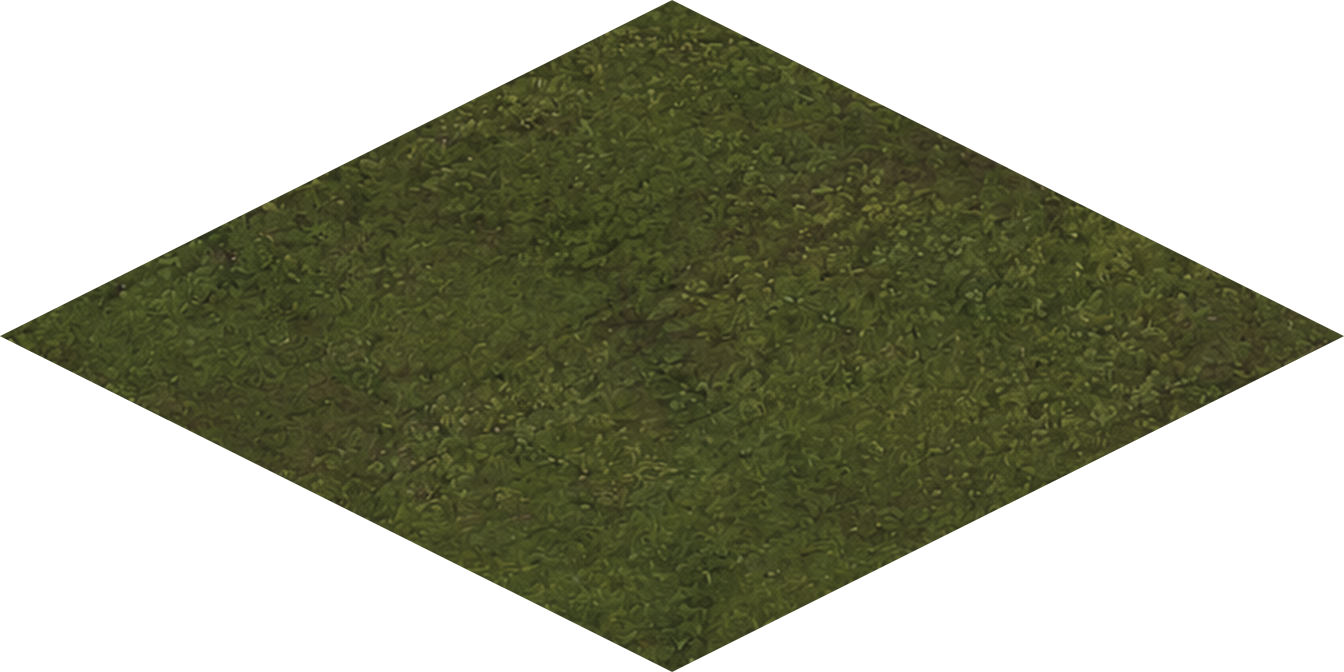
#> input picture assets/images/environment/isometric/isometric_city_grass.png, 2688 x 1344 px (shown at 1/2 size)
$ python -i prepare-round67-ground-assets.py   (imports and definitions only)
#> lines starting #> are read from the running program, lines starting #| are printed output that depends on the picture; after the words box and inside, x2 and y2 are one past the last pixel; in counts of white or black regions, pixels touching at a corner belong together
#!/usr/bin/env python3
"""Normaliza os pisos e a vegetação animada da revisão do Round 67."""

from __future__ import annotations

import argparse
import os
from pathlib import Path

from PIL import Image, ImageDraw, ImageEnhance


ROOT = Path(__file__).resolve().parent
ISO_DIR = ROOT / "assets/images/environment/isometric"


# [51 lines left out: functions save_atomic, diamond_mask, normalize_diamond, not called in this run]


def alpha_bbox(image: Image.Image, threshold: int = 8) -> tuple[int, int, int, int]:
    alpha = image.getchannel("A")
    mask = alpha.point(lambda value: 255 if value > threshold else 0)
    bbox = mask.getbbox()
    if bbox is None:
        raise ValueError("quadro sem pixels opacos")
    return bbox


def normalize_tufts(source: Path) -> Image.Image:
    sheet = Image.open(source).convert("RGBA")
#> sheet is the input picture: PIL image 2688x1344 RGBA; mean R, G, B, A 58.6, 66.9, 30.2, 127.5
    cell_width = sheet.width / 4
#> cell_width = 672
    output = Image.new("RGBA", (384, 96), (0, 0, 0, 0))
#> output: PIL image 384x96 RGBA; every value is 0
    for index in range(4):
        left = round(index * cell_width)
        right = round((index + 1) * cell_width)
        frame = sheet.crop((left, 0, right, sheet.height))
        crop = frame.crop(alpha_bbox(frame))
        crop = ImageEnhance.Color(crop).enhance(.72)
        crop = ImageEnhance.Brightness(crop).enhance(.76)
        crop = ImageEnhance.Contrast(crop).enhance(.94)
        scale = min(58 / crop.height, 88 / crop.width)
        width = max(1, round(crop.width * scale))
        height = max(1, round(crop.height * scale))
        crop = crop.resize((width, height), Image.Resampling.LANCZOS)
        alpha = crop.getchannel("A").point(lambda value: 0 if value < 8 else value)
        crop.putalpha(alpha)
        x = index * 96 + (96 - width) // 2
        y = 92 - height
        output.alpha_composite(crop, (x, y))
#> this loop made 4 passes
#> bbox in alpha_bbox on passes 1 to 4: (0, 336, 672, 1008), (0, 0, 672, 1344), (0, 0, 672, 1344), (0, 336, 672, 1009)
#> pass 1, in normalize_tufts, `frame = sheet.crop((left, 0, right, sheet.height))`:
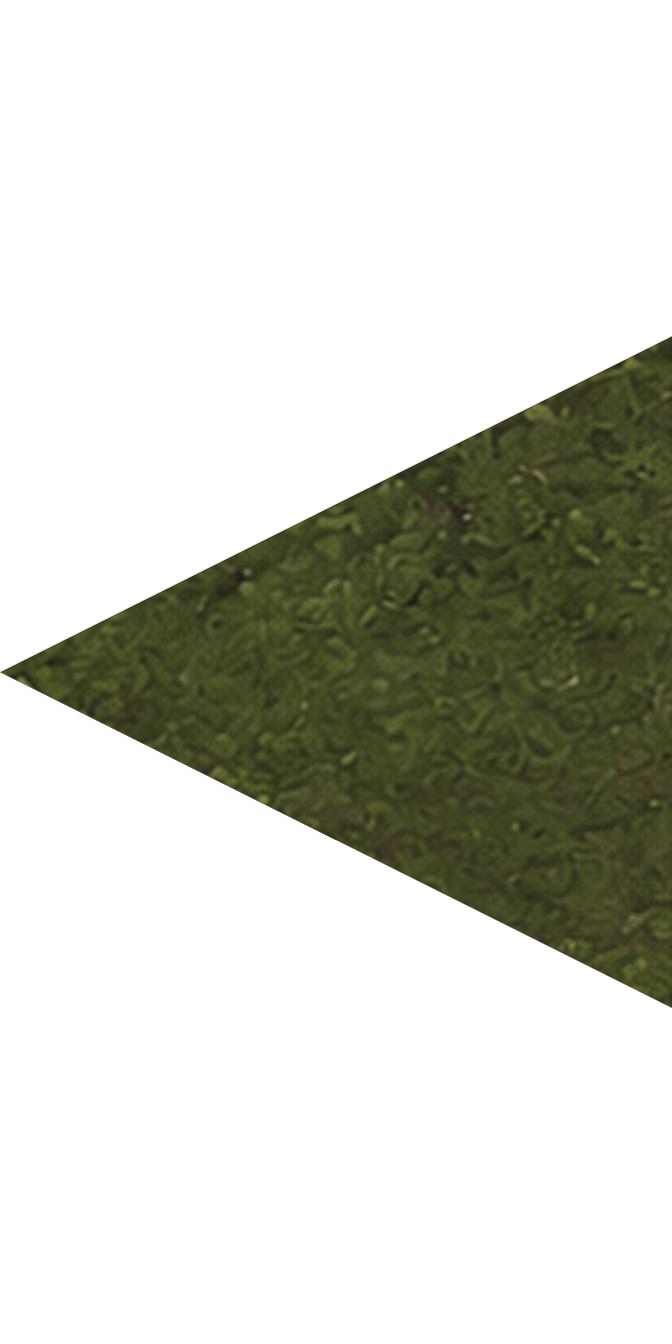
#> frame: PIL image 672x1344 RGBA; mean R, G, B, A 52.7, 63.5, 27, 63.7; transparent parts drawn white
#> pass 1, in alpha_bbox, `alpha = image.getchannel("A")`:
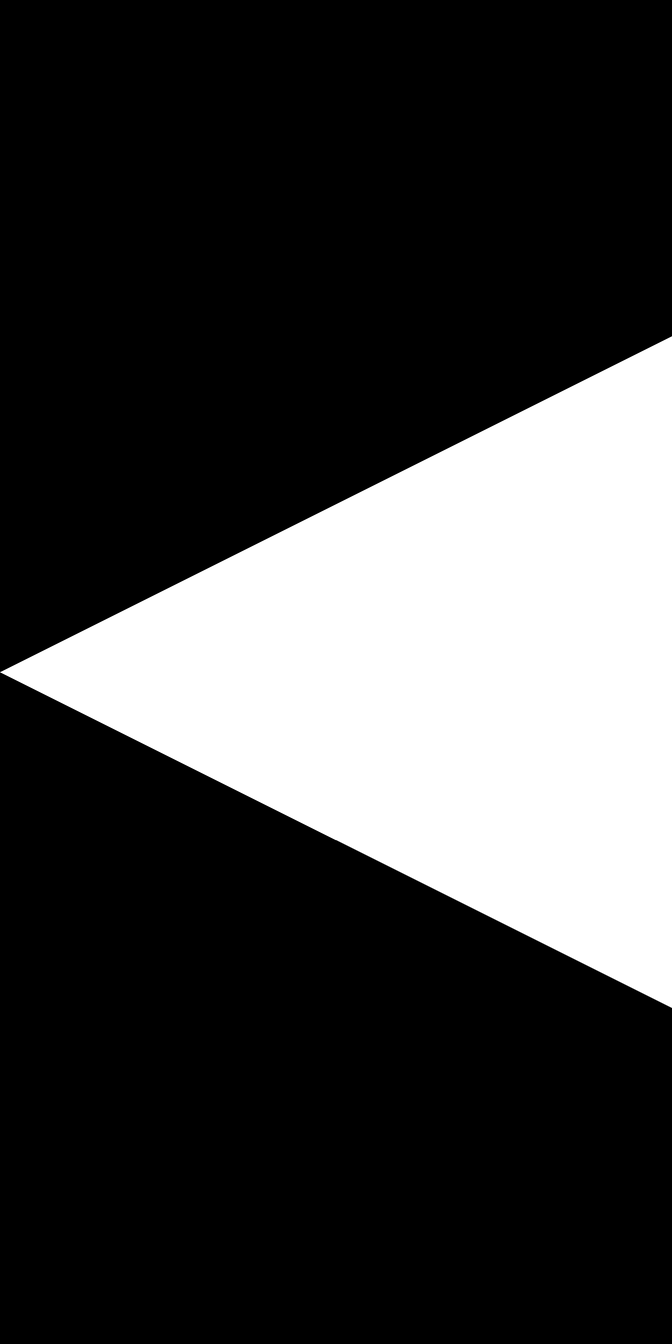
#> alpha: PIL image 672x1344 L; min 0, max 255, mean 63.7
#> pass 1, in normalize_tufts, `crop = frame.crop(alpha_bbox(frame))`:
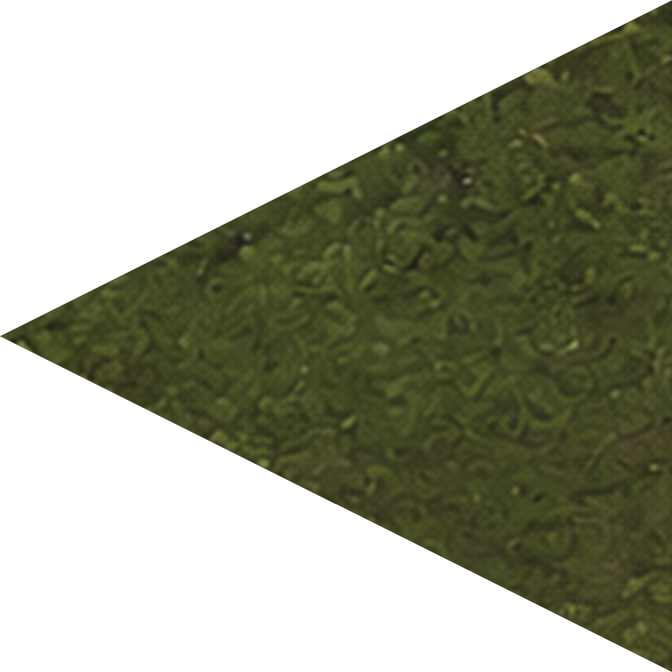
#> crop: PIL image 672x672 RGBA; mean R, G, B, A 57.3, 66, 29.9, 127.5; transparent parts drawn white
#> after the loop:
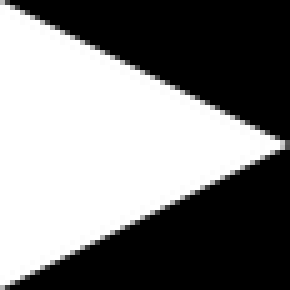
#> alpha: PIL image 58x58 L (shown 5 times larger); min 0, max 255, mean 127.3
#> after the loop:
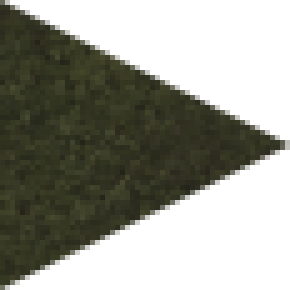
#> crop: PIL image 58x58 RGBA (shown 5 times larger); mean R, G, B, A 28, 28.9, 17.7, 127.3; transparent parts drawn white
#> after the loop:
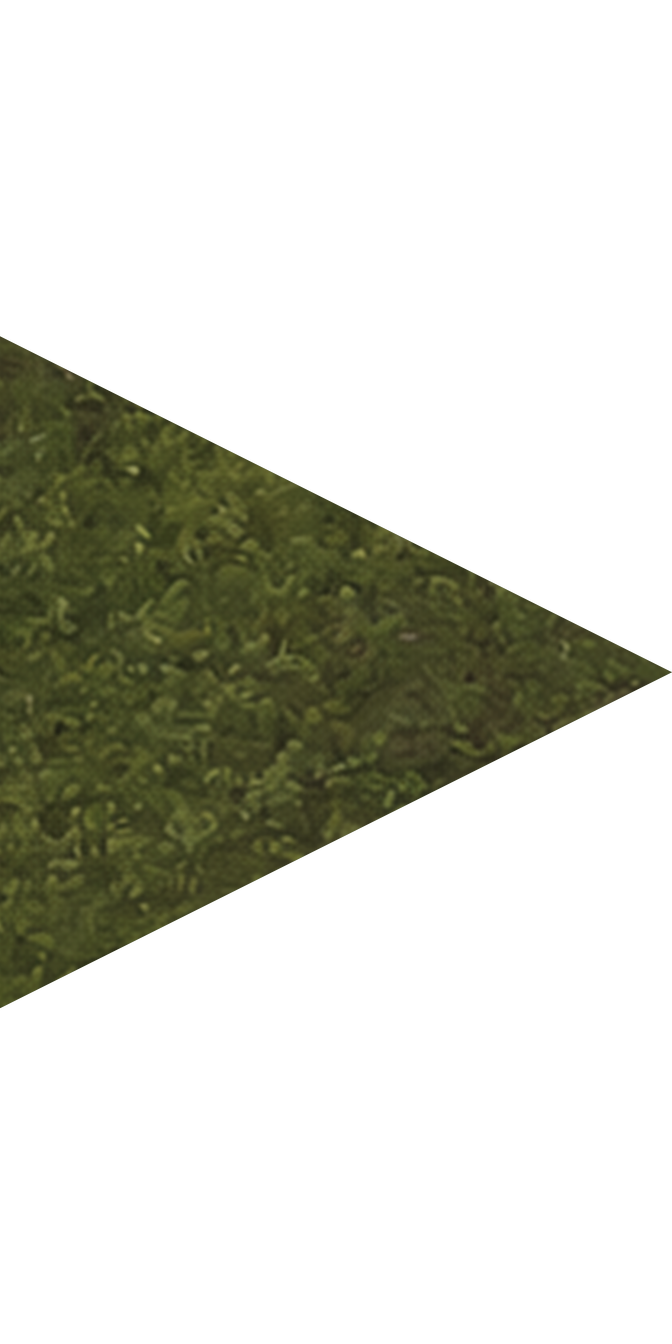
#> frame: PIL image 672x1344 RGBA; mean R, G, B, A 53.7, 64.1, 27.3, 63.7; transparent parts drawn white
#> after the loop:
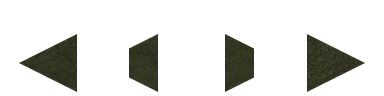
#> output: PIL image 384x96 RGBA; mean R, G, B, A 8.3, 8.6, 5.5, 40.7; transparent parts drawn white
    return output


# [48 lines left out: functions make_matching_patch, clean_light_background, make_gate_join, main, not called in this run]


# [2 lines not run here, left out]

>>> result = normalize_tufts('assets/images/environment/isometric/isometric_city_grass.png')

$ run again, on assets/images/environment/isometric/iso_pavement_tile_d.png
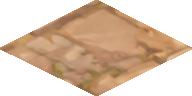
#> input picture assets/images/environment/isometric/iso_pavement_tile_d.png, 192 x 96 px
#> in normalize_tufts, sheet is the input picture: PIL image 192x96 RGBA; mean R, G, B, A 195.3, 149.9, 109.9, 131.6
#> the loop in normalize_tufts, `for index in range(4):` made 4 passes
#> bbox in alpha_bbox on passes 1 to 4: (0, 24, 48, 73), (0, 0, 48, 96), (0, 0, 48, 96), (0, 24, 48, 73)
#> pass 1, in alpha_bbox, `alpha = image.getchannel("A")`:
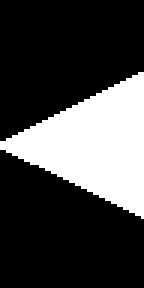
#> alpha: PIL image 48x96 L (shown 3 times larger); 26.7% white; 1 white region, box (x1, y1, x2, y2) and area: (0, 24, 48, 73) 1230
#> after the loop in normalize_tufts, `for index in range(4):`:
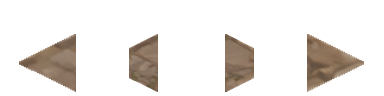
#> output: PIL image 384x96 RGBA; mean R, G, B, A 23.2, 19.2, 15.7, 41.7; transparent parts drawn white

$ run again, on assets/images/environment/isometric/isometric_city_corner_tower.png
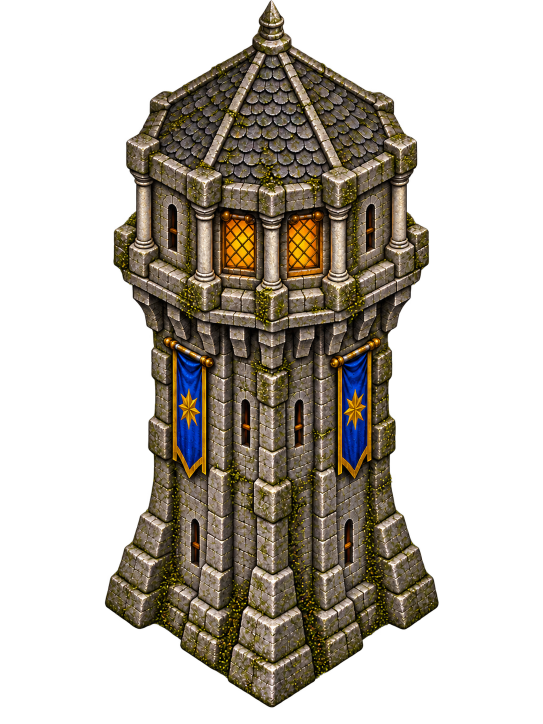
#> input picture assets/images/environment/isometric/isometric_city_corner_tower.png, 1086 x 1448 px (shown at 1/2 size)
#> in normalize_tufts, sheet is the input picture: PIL image 1086x1448 RGBA; mean R, G, B, A 41.1, 35.5, 26.3, 103.3
#> the loop in normalize_tufts, `for index in range(4):` made 4 passes
#> bbox in alpha_bbox on passes 1 to 4: (209, 270, 272, 1257), (0, 0, 271, 1415), (0, 0, 271, 1415), (0, 270, 64, 1257)
#> pass 1, in alpha_bbox, `mask = alpha.point(lambda value: 255 if value > threshold else 0)`:
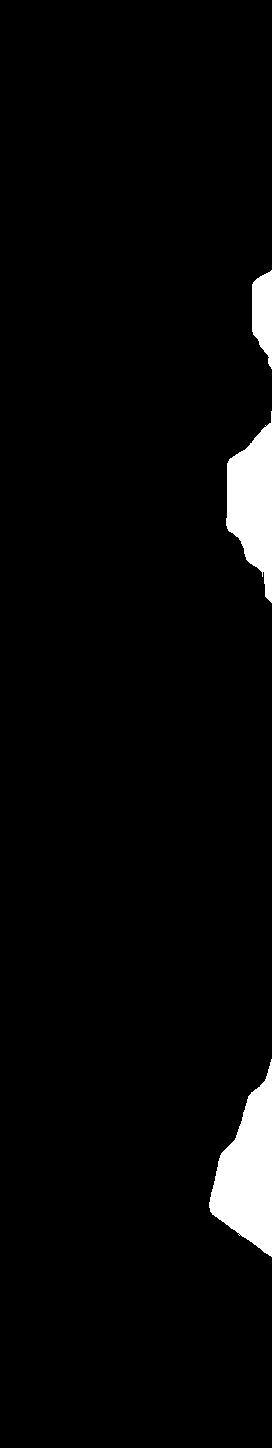
#> mask: PIL image 272x1448 L; 3.5% white; 3 white regions, box (x1, y1, x2, y2) and area: (209, 1059, 272, 1257) 7061, (226, 411, 272, 603) 5324, (252, 270, 272, 369) 1456
#> after the loop in normalize_tufts, `for index in range(4):`:
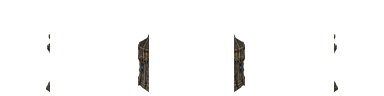
#> output: PIL image 384x96 RGBA; mean R, G, B, A 2.3, 2, 1.6, 7.7; transparent parts drawn white
